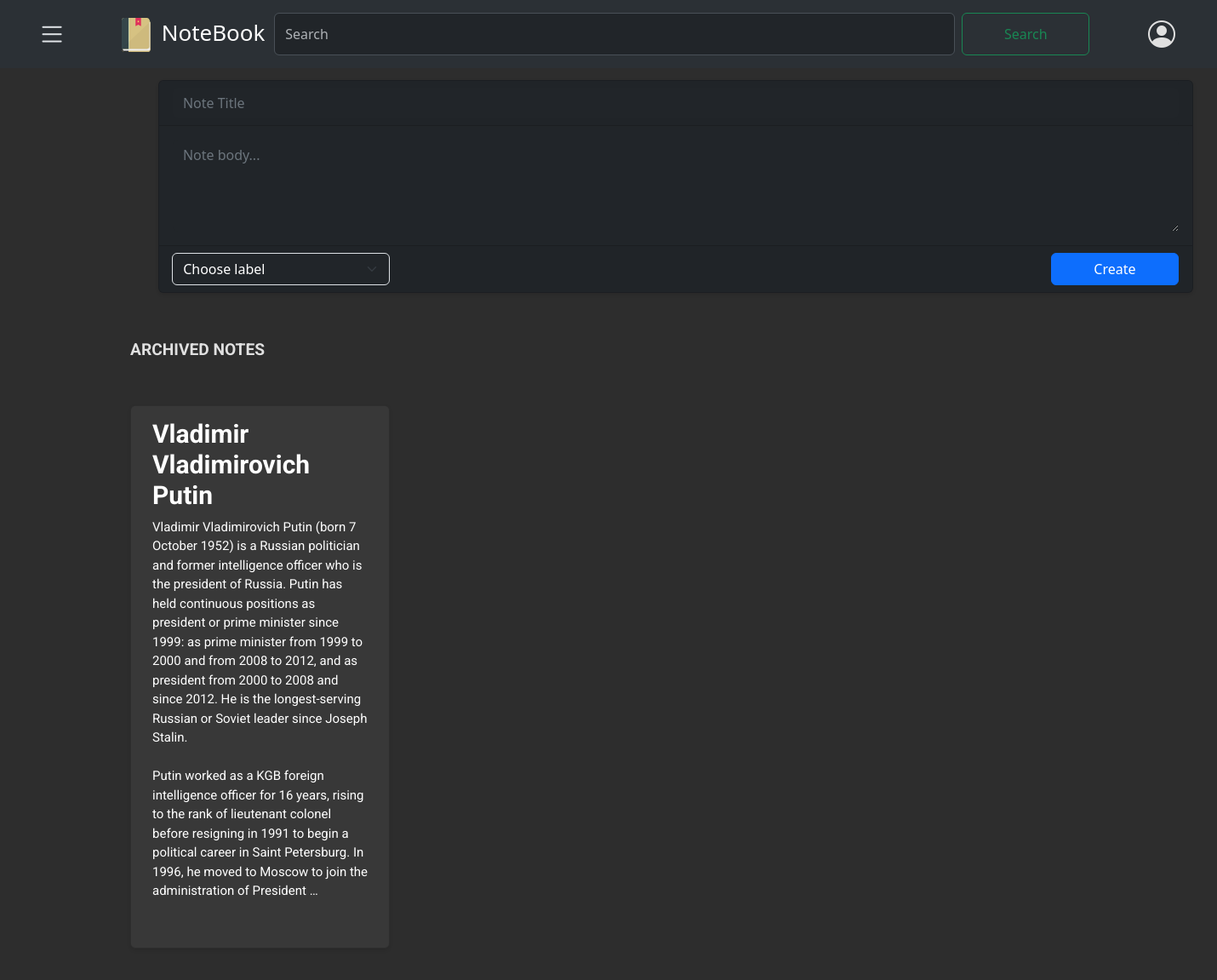
Page /notes/archived/ (signed in) on the earlier database version.
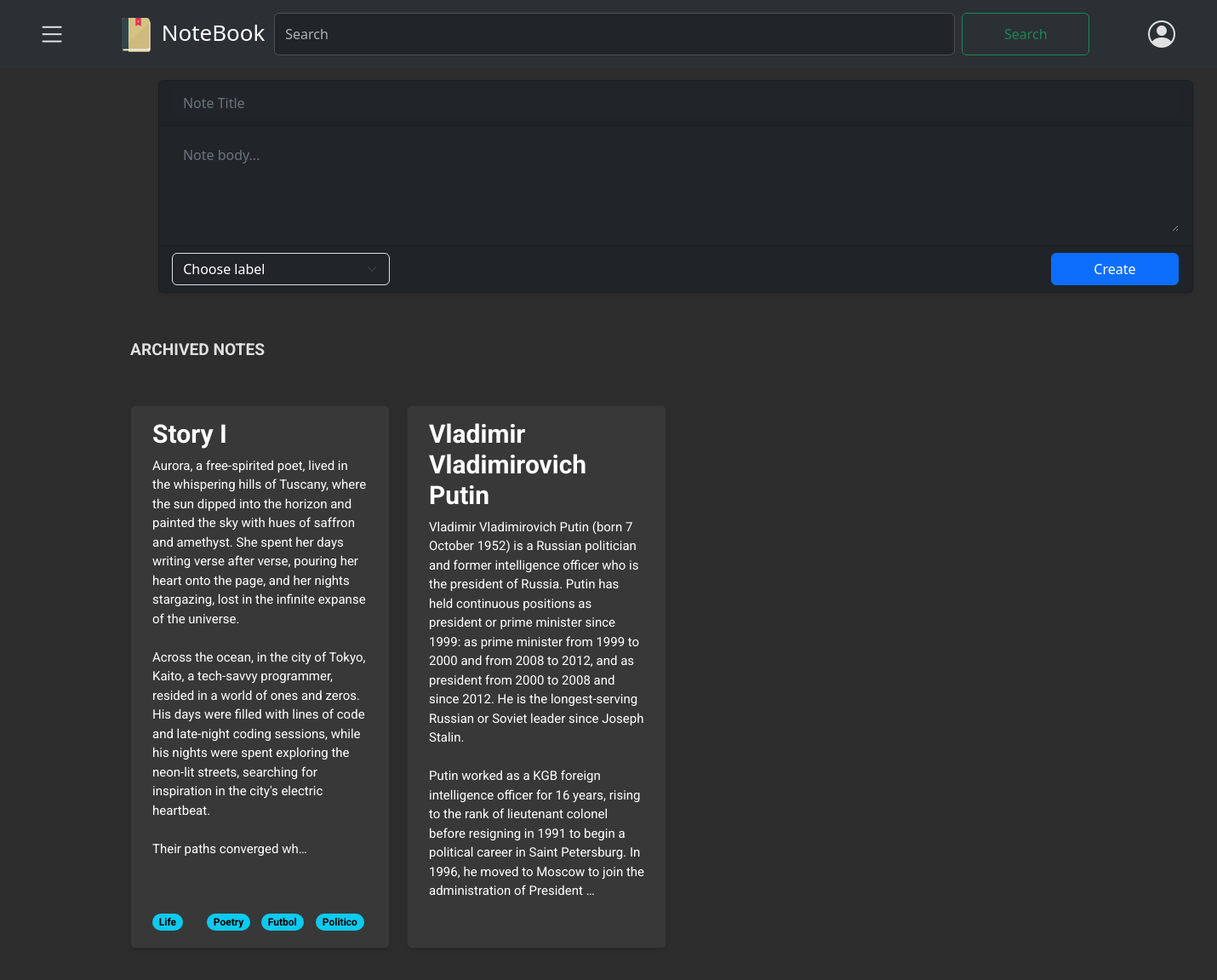
Same page on the later database version.
### notes/models.py (models this page shows, shortened)
class Note(models.Model):
    user= models.ForeignKey(CustomUser,on_delete=models.CASCADE, related_name='notes')
    title= models.CharField(max_length=100, null=False)
    body= models.TextField()
    label= models.ManyToManyField(Label, related_name="labels", blank=True)
    archived= models.BooleanField(default=False)
    pinned= models.BooleanField(default= False)
    created = models.DateTimeField(auto_now_add= True)
    updated= models.DateTimeField(auto_now=True)
    trashed = models.BooleanField(default=False)
    trashed_at= models.DateTimeField(null=True, blank=True)
    class Meta:
        ordering= ['-updated']
        indexes= [
            models.Index(fields=["-updated"])
        ]
        verbose_name = "Note"
        verbose_name_plural= "Notes"

class Label(models.Model):
    user = models.ForeignKey(CustomUser, on_delete=models.CASCADE, related_name='labels', default=None)
    name = models.CharField(max_length=50, null=False)
    class Meta:
        verbose_name = "Label"
        verbose_name_plural= "Labels"

### notes/views.py (the view)
# urls.py: path('archived/', views.archived_list, name='archived_notes'),
@login_required
def archived_list(request):
    user= request.user
    archived_notes= Note.objects.filter(Q(user=user, pinned=True,archived=True, trashed= False) | Q(user=user, pinned=False, archived=True, trashed= False))
    context= { 'archived_notes':archived_notes,
              }
    return render(request,
                  'notes/archived/list.html',
                  context)

### notes/context_processors.py (called while the page is built)
def labels_processor(request):
    if request.user.is_authenticated:
        labels = Label.objects.filter(user=request.user)
    else:
        labels = Label.objects.none()
    return {
        'labels': labels,
    }

### notes/templates/notes/archived/list.html (shortened to what this page needs)
{% extends "notes/base.html" %}
{% block content %}
{% load static %}
<p class="text-capitalize" style="font-weight: bold; font-size: larger;">ARCHIVED NOTES</p>
<div class="card-container">
    {% if archived_notes|length >= 1 %}
    {% for note in archived_notes %}
    {% if note.archived %}
    <div class="card" data-note-id="{{ note.id }}">
        <a href="#" class="note-link" data-note-id="{{ note.id }}">
            <h5 class="card-title">{{ note.title }}</h5>
            <p class="card-text">{{ note.body|truncatechars:650 }}</p>
        </a>
        <div class="row">
            {% for label in note.label.all|slice:":4" %}
            <div class="col-auto me-5" style="margin-right: 2.5rem !important;">
                <span class="badge rounded-pill text-bg-info" style="min-width: fit-content;">{{ label.name }}</span>
            </div>
            {% endfor %}
        </div>
    </div>
    {% endif %}
    {% endfor %}
    {% else %}
    {% include 'notes/archived/empty.html' %}
    {% endif %}
</div>
{% endblock %}

Differences in the rows shown:
now on this page (row edited): Note: title "Story I", body "Aurora, a free-spirited poet, lived in the whispering hills of Tuscany, where the sun dipped into the horizon and painted the sky with hues of saffron and amethyst. She spent her days writing verse after verse, pouring her heart onto the page, and her nights stargazing, lost in the infinite expanse of the universe. Across the ocean, in the city of Tokyo, Kaito, a tech-savvy programmer, resided in a world of ones and zeros. His days were filled with lines of code and late-night coding sessions, while his nights were spent exploring the neon-lit streets, searching for inspiration in the city's electric heartbeat. Their paths converged wh…"
now on this page (row unchanged): Label: name "Life"
now on this page (row unchanged): Label: name "Poetry"
now on this page (row unchanged): Label: name "Futbol"
now on this page (row unchanged): Label: name "Politico"
